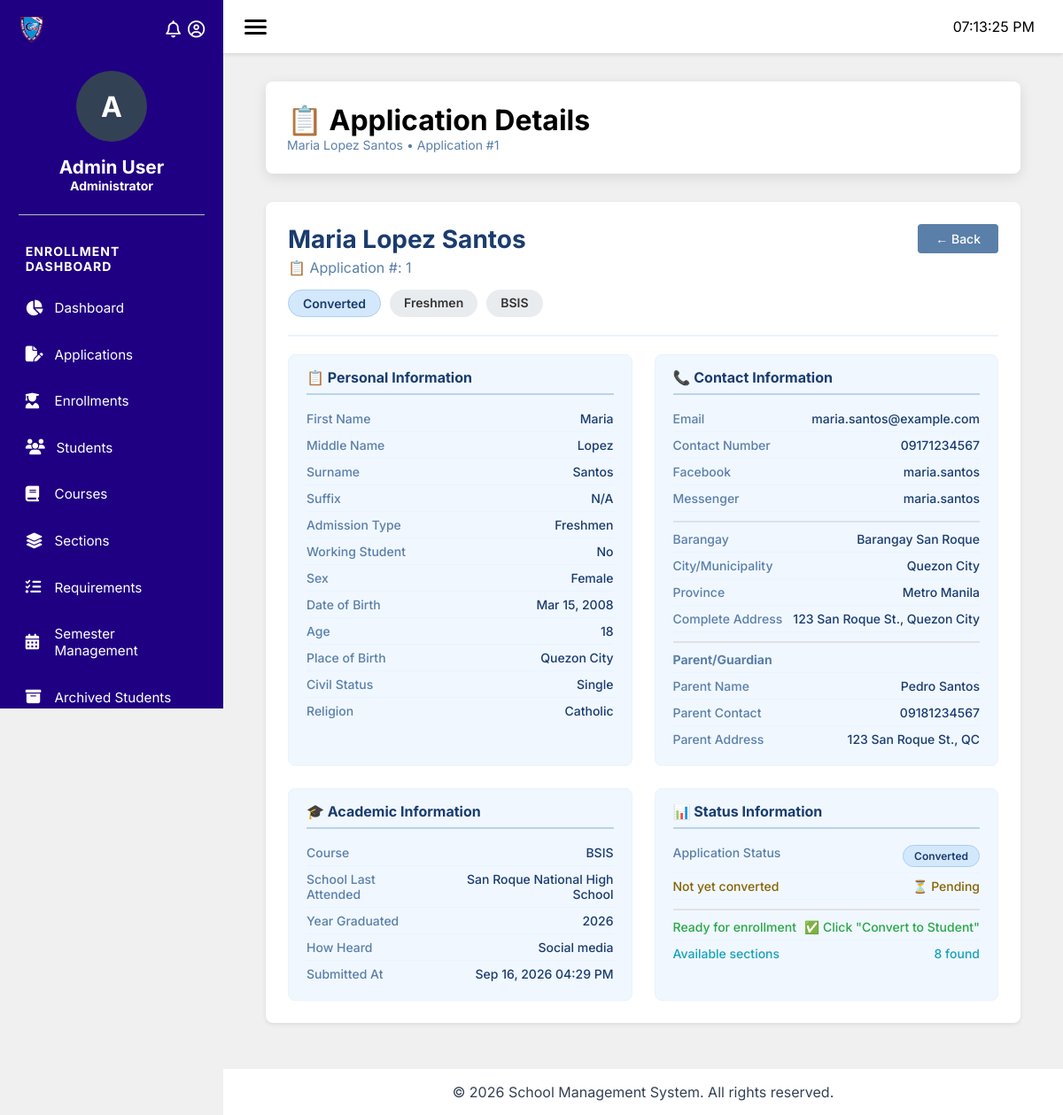
The app's page /?page=application-details&id=1 with its own data.
### tables this page shows
CREATE TABLE `enr_applicants` (
  `applicant_id` int(11) NOT NULL,
  `surname` varchar(50) NOT NULL,
  `first_name` varchar(50) NOT NULL,
  `middle_name` varchar(50) DEFAULT NULL,
  `suffix` varchar(10) DEFAULT NULL,
  `admission_type` enum('freshmen','transferee','returnee','senior_high') DEFAULT NULL,
  `working_student` enum('Yes','No') DEFAULT NULL,
  `sex` enum('Male','Female','Other') NOT NULL,
  `address_barangay` varchar(100) NOT NULL,
  `address_city` varchar(100) NOT NULL,
  `address_province` varchar(100) NOT NULL,
  `address_complete` text DEFAULT NULL,
  `school_last_attended` varchar(150) NOT NULL,
  `year_graduated` varchar(20) DEFAULT NULL,
  `how_hear` varchar(50) DEFAULT NULL,
  `email` varchar(100) NOT NULL,
  `date_of_birth` date NOT NULL,
  `place_of_birth` varchar(150) NOT NULL,
  `age` int(11) DEFAULT NULL,
  `civil_status` enum('Single','Married','Divorced','Widowed') NOT NULL,
  `religion` varchar(50) DEFAULT NULL,
  `contact_number` varchar(20) NOT NULL,
  `facebook` varchar(100) DEFAULT NULL,
  `messenger` varchar(100) DEFAULT NULL,
  `address` text DEFAULT NULL,
  `parent_full_name` varchar(150) NOT NULL,
  `parent_contact` varchar(20) DEFAULT NULL,
  `parent_address` text DEFAULT NULL,
  `course_id` int(10) DEFAULT NULL,
  `preferred_section_id` int(11) DEFAULT NULL,
  `status` enum('pending','converted','rejected') DEFAULT 'pending',
  `notes` text DEFAULT NULL,
  `submitted_at` timestamp NOT NULL DEFAULT current_timestamp(),
  `updated_at` timestamp NOT NULL DEFAULT current_timestamp() ON UPDATE current_timestamp()
);

CREATE TABLE `rgr_courses` (
  `id` int(10) NOT NULL,
  `code` varchar(250) NOT NULL,
  `name` varchar(250) NOT NULL,
  `years` int(10) NOT NULL,
  `description` varchar(250) NOT NULL
);

### pages/application-details.php (the view, shortened to what the rows shown need)
<?php
require_once 'classes/Application.php';
$application = new Application();
$applicationId = isset($_GET['id']) ? (int) $_GET['id'] : 0;
$app = $application->getApplicationWithStudent($applicationId);
$fullName = trim(
    ($app['first_name'] ?? '')
    . ' ' . ($app['middle_name'] ?? '')
    . ' ' . ($app['surname'] ?? '')
    . ' ' . ($app['suffix'] ?? '')
);
?>
<?php include __DIR__ . '/../includes/header.php'; ?>
<?php include __DIR__ . '/../includes/sidebar.php'; ?>
<main class="main-content">
    <div class="container">
        <div class="module-header">
            <h1>📋 Application Details</h1>
            <p class="dashboard-subtitle">
                <?php echo htmlspecialchars($fullName); ?>
                • Application #<?php echo (int) $app['applicant_id']; ?>
            </p>
        </div>
        <div class="module-content">
            <div class="application-profile">
                <div class="profile-header">
                    <div class="profile-info">
                        <div class="applicant-name"><?php echo htmlspecialchars($fullName); ?></div>
                        <div class="applicant-id">📋 Application #: <?php echo (int) $app['applicant_id']; ?></div>
                        <div class="profile-badges">
                            <span class="badge-lg badge-<?php echo htmlspecialchars($app['status'] ?? 'pending'); ?>">
                                <?php echo ucfirst(htmlspecialchars($app['status'] ?? 'pending')); ?>
                            </span>
                            <?php if (!empty($app['admission_type'])): ?>
                                <span class="badge-lg" style="background: #e9ecef; color: #333;">
                                    <?php echo ucfirst(str_replace('_', ' ', htmlspecialchars($app['admission_type']))); ?>
                                </span>
                            <?php endif; ?>
                            <span class="badge-lg" style="background: #e9ecef; color: #333;">
                                <?php echo htmlspecialchars($app['course_code'] ?? 'No Course Assigned'); ?>
                            </span>
                        </div>
                    </div>
                </div>
                <div class="details-grid" id="detailsView">
                    <div class="detail-section">
                        <div class="detail-row"><span class="detail-label">First Name</span>
                            <span class="detail-value"><?php echo htmlspecialchars($app['first_name'] ?? ''); ?></span></div>
                        <div class="detail-row"><span class="detail-label">Middle Name</span>
                            <span class="detail-value"><?php echo htmlspecialchars($app['middle_name'] ?? 'N/A'); ?></span></div>
                        <div class="detail-row"><span class="detail-label">Surname</span>
                            <span class="detail-value"><?php echo htmlspecialchars($app['surname'] ?? ''); ?></span></div>
                        <div class="detail-row"><span class="detail-label">Suffix</span>
                            <span class="detail-value"><?php echo htmlspecialchars($app['suffix'] ?? 'N/A'); ?></span></div>
                        <div class="detail-row"><span class="detail-label">Admission Type</span>
                            <span class="detail-value"><?php echo ucfirst(str_replace('_', ' ', htmlspecialchars($app['admission_type'] ?? 'N/A'))); ?></span></div>
                        <div class="detail-row"><span class="detail-label">Working Student</span>
                            <span class="detail-value"><?php echo htmlspecialchars($app['working_student'] ?? 'No'); ?></span></div>
                        <div class="detail-row"><span class="detail-label">Sex</span>
                            <span class="detail-value"><?php echo htmlspecialchars($app['sex'] ?? 'N/A'); ?></span></div>
                        <div class="detail-row"><span class="detail-label">Date of Birth</span>
                            <span class="detail-value"><?php echo !empty($app['date_of_birth']) ? date('M d, Y', strtotime($app['date_of_birth'])) : 'N/A'; ?></span></div>
                        <div class="detail-row"><span class="detail-label">Age</span>
                            <span class="detail-value"><?php echo htmlspecialchars($app['age'] ?? 'N/A'); ?></span></div>
                        <div class="detail-row"><span class="detail-label">Place of Birth</span>
                            <span class="detail-value"><?php echo htmlspecialchars($app['place_of_birth'] ?? 'N/A'); ?></span></div>
                        <div class="detail-row"><span class="detail-label">Civil Status</span>
                            <span class="detail-value"><?php echo htmlspecialchars($app['civil_status'] ?? 'N/A'); ?></span></div>
                        <div class="detail-row"><span class="detail-label">Religion</span>
                            <span class="detail-value"><?php echo htmlspecialchars($app['religion'] ?? 'N/A'); ?></span></div>
                    </div>
                    <div class="detail-section">
                        <div class="detail-row"><span class="detail-label">Email</span>
                            <span class="detail-value"><?php echo htmlspecialchars($app['email'] ?? 'N/A'); ?></span></div>
                        <div class="detail-row"><span class="detail-label">Contact Number</span>
                            <span class="detail-value"><?php echo htmlspecialchars($app['contact_number'] ?? 'N/A'); ?></span></div>
                        <div class="detail-row"><span class="detail-label">Facebook</span>
                            <span class="detail-value"><?php echo htmlspecialchars($app['facebook'] ?? 'N/A'); ?></span></div>
                        <div class="detail-row"><span class="detail-label">Messenger</span>
                            <span class="detail-value"><?php echo htmlspecialchars($app['messenger'] ?? 'N/A'); ?></span></div>
                        <div class="detail-row" style="margin-top:10px;padding-top:10px;border-top:2px solid #dee2e6;">
                            <span class="detail-label">Barangay</span>
                            <span class="detail-value"><?php echo htmlspecialchars($app['address_barangay'] ?? 'N/A'); ?></span></div>
                        <div class="detail-row"><span class="detail-label">City/Municipality</span>
                            <span class="detail-value"><?php echo htmlspecialchars($app['address_city'] ?? 'N/A'); ?></span></div>
                        <div class="detail-row"><span class="detail-label">Province</span>
                            <span class="detail-value"><?php echo htmlspecialchars($app['address_province'] ?? 'N/A'); ?></span></div>
                        <div class="detail-row"><span class="detail-label">Complete Address</span>
                            <span class="detail-value"><?php echo htmlspecialchars($app['address_complete'] ?? 'N/A'); ?></span></div>
                        <div class="detail-row"><span class="detail-label">Parent Name</span>
                            <span class="detail-value"><?php echo htmlspecialchars($app['parent_full_name'] ?? 'N/A'); ?></span></div>
                        <div class="detail-row"><span class="detail-label">Parent Contact</span>
                            <span class="detail-value"><?php echo htmlspecialchars($app['parent_contact'] ?? 'N/A'); ?></span></div>
                        <div class="detail-row"><span class="detail-label">Parent Address</span>
                            <span class="detail-value"><?php echo htmlspecialchars($app['parent_address'] ?? 'N/A'); ?></span></div>
                    </div>
                    <div class="detail-section">
                        <div class="detail-row"><span class="detail-label">Course</span>
                            <span class="detail-value"><?php echo htmlspecialchars($app['course_code'] ?? 'No Course Assigned'); ?></span></div>
                        <div class="detail-row"><span class="detail-label">School Last Attended</span>
                            <span class="detail-value"><?php echo htmlspecialchars($app['school_last_attended'] ?? 'N/A'); ?></span></div>
                        <div class="detail-row"><span class="detail-label">Year Graduated</span>
                            <span class="detail-value"><?php echo htmlspecialchars($app['year_graduated'] ?? 'N/A'); ?></span></div>
                        <div class="detail-row"><span class="detail-label">How Heard</span>
                            <span class="detail-value"><?php echo ucfirst(str_replace('_', ' ', htmlspecialchars($app['how_hear'] ?? 'N/A'))); ?></span></div>
                        <div class="detail-row"><span class="detail-label">Submitted At</span>
                            <span class="detail-value"><?php echo !empty($app['submitted_at']) ? date('M d, Y h:i A', strtotime($app['submitted_at'])) : 'N/A'; ?></span></div>
                    </div>
                    <div class="detail-section">
                        <div class="detail-row"><span class="detail-label">Application Status</span>
                            <span class="detail-value">
                                <span class="badge-lg badge-<?php echo htmlspecialchars($app['status'] ?? 'pending'); ?>"
                                      style="font-size:12px;padding:4px 12px;">
                                    <?php echo ucfirst(htmlspecialchars($app['status'] ?? 'pending')); ?>
                                </span>
                            </span>
                        </div>
                    </div>
                </div>
            </div>
        </div>
    </div>
</main>
<?php include __DIR__ . '/../includes/footer.php'; ?>

### records on screen
enr_applicants: fullName "Maria Lopez Santos", applicant_id "1", status "Converted", admission_type "Freshmen", rgr_courses.code "BSIS", first_name "Maria", middle_name "Lopez", surname "Santos", suffix "N/A", working_student "No", sex "Female", date_of_birth "Mar 15, 2008", age "18", place_of_birth "Quezon City", civil_status "Single", religion "Catholic", email "maria.santos@example.com", contact_number "09171234567", facebook "maria.santos", messenger "maria.santos", address_barangay "Barangay San Roque", address_city "Quezon City", address_province "Metro Manila", address_complete "123 San Roque St., Quezon City", parent_full_name "Pedro Santos", parent_contact "09181234567", parent_address "123 San Roque St., QC", school_last_attended "San Roque National High School", year_graduated "2026", how_hear "Social media", submitted_at "Sep 16, 2026 04:29 PM"

### other values on screen
$userAvatar "A"
$userName "Admin User"
$userPosition "Administrator"
$item['label'] "Dashboard"
$item['label'] "Applications"
$item['label'] "Enrollments"
$item['label'] "Students"
$item['label'] "Courses"
$item['label'] "Sections"
$item['label'] "Requirements"
$item['label'] "Semester Management"
$item['label'] "Archived Students"
count($availableSections) "8"
